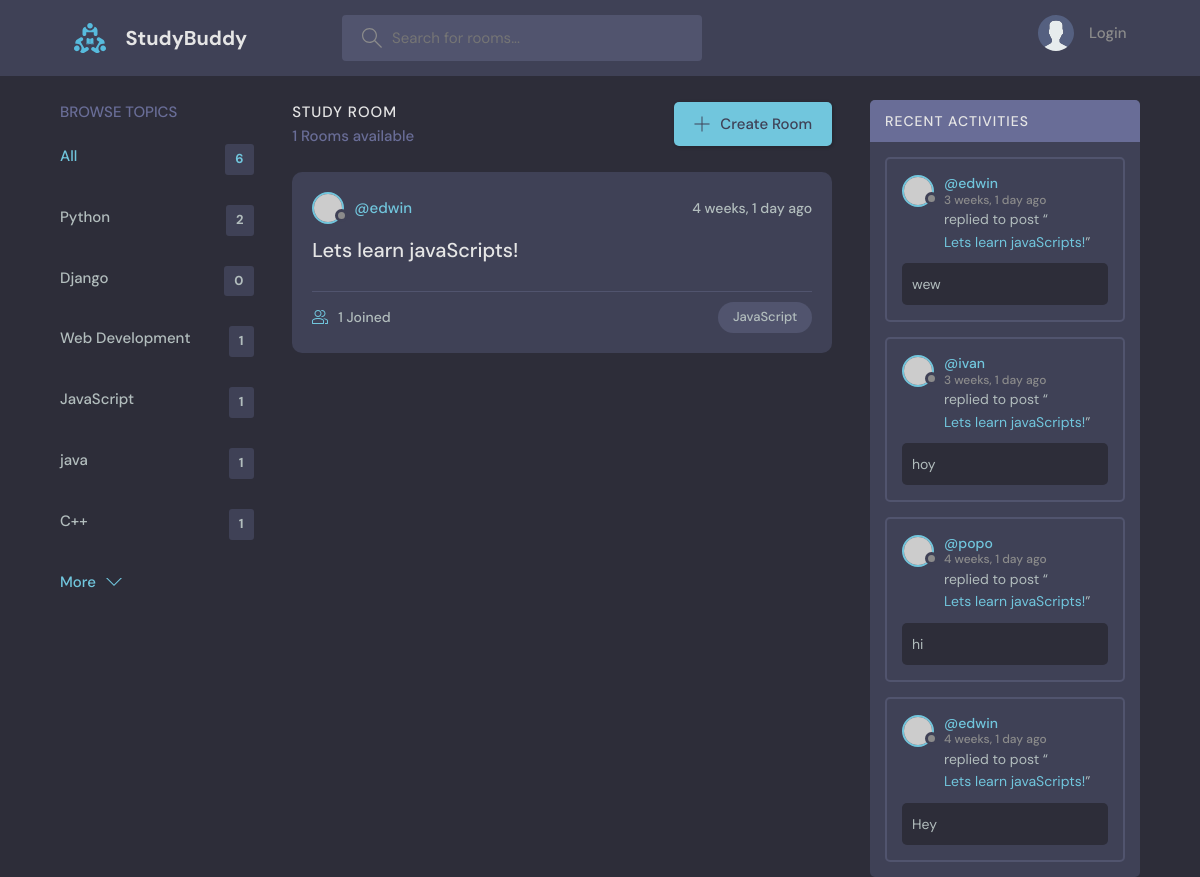
Screenshot of /?q=JavaScript with the database file from the repository.
### base/models.py (models this page shows, shortened)
class Topic(models.Model):
    name = models.CharField(max_length=200)

class Room(models.Model):
    host = models.ForeignKey(User, on_delete=models.SET_NULL, null=True)
    topic = models.ForeignKey(Topic, on_delete=models.SET_NULL, null=True)
    name =  models.CharField(max_length=200)
    description = models.TextField(null=True, blank=True)
    participants = models.ManyToManyField(
        User, related_name='participants', blank=True)
    updated = models.DateTimeField(auto_now=True)
    created = models.DateTimeField(auto_now_add=True)
    class Meta:
        ordering = ['-updated', '-created']
    def __str__(self):
        return self.name

class Message(models.Model):
    user = models.ForeignKey(User, on_delete=models.CASCADE)
    room = models.ForeignKey(Room, on_delete=models.CASCADE)
    body = models.TextField()
    updated = models.DateTimeField(auto_now=True)
    created = models.DateTimeField(auto_now_add=True)
    class Meta:
        ordering = ['-updated', '-created']

### base/views.py (the view)
# urls.py: path("", views.home, name="home"),
def home(request):
    q = request.GET.get('q') if request.GET.get('q') != None else ''
    rooms = Room.objects.filter(
        Q(topic__name__icontains=q) |
        Q(name__icontains=q) |
        Q(description__icontains=q)
        )
    topics = Topic.objects.all()
    room_count = rooms.count()
    room_messages = Message.objects.filter(Q(room__topic__name__icontains=q))
    context = {'rooms': rooms, 'topics':topics,
               'room_count': room_count, 'room_messages':room_messages}
    return render(request, "base/home.html", context)

### base/templates/base/home.html (shortened to what this page needs)
{% extends "main.html" %}
{% block content %}
<main class="layout layout--3">
  <div class="container">
    {% include "base/topics_component.html" %}
    <div class="roomList">
      <div class="roomList__header">
        <div>
          <h2>Study Room</h2>
          <p>{{room_count}} Rooms available</p>
        </div>
        <a class="btn btn--main" href="{% url 'create-room' %}">
          <svg version="1.1" xmlns="http://www.w3.org/2000/svg" width="32" height="32" viewBox="0 0 32 32">
            <title>add</title>
            <path
              d="M16.943 0.943h-1.885v14.115h-14.115v1.885h14.115v14.115h1.885v-14.115h14.115v-1.885h-14.115v-14.115z"
            ></path>
          </svg>
          Create Room
        </a>
      </div>
      {% include "base/feed_component.html" %}
    </div>
    {% include "base/activity_component.html" %}
  </div>
</main>
{% endblock %}

### base/templates/base/topics_component.html
<div class="topics">
    <div class="topics__header">
      <h2>Browse Topics</h2>
    </div>
    <ul class="topics__list">
      <li>
        <a href="{% url "home" %}" class="active">All <span>{{topics.count}}</span></a>
      </li>
      {% for topic in topics %}
      <li>
        <a href="{% url "home" %}?q={{topic.name}}">{{topic.name}} <span>{{topic.room_set.all.count}}</span></a>
      </li>
      {% endfor %}
    </ul>
    <a class="btn btn--link" href="topics.html">
      More
      <svg version="1.1" xmlns="http://www.w3.org/2000/svg" width="32" height="32" viewBox="0 0 32 32">
        <title>chevron-down</title>
        <path d="M16 21l-13-13h-3l16 16 16-16h-3l-13 13z"></path>
      </svg>
    </a>
</div>

### base/templates/base/feed_component.html (shortened to what this page needs)
{% for room in rooms %}
<div class="roomListRoom">
    <div class="roomListRoom__header">
      <a href="{% url 'user-profile' room.host.id %}" class="roomListRoom__author">
        <div class="avatar avatar--small">
          <img src="https://randomuser.me/api/portraits/women/11.jpg" />
        </div>
        <span>@{{room.host.username}}</span>
      </a>
      <div class="roomListRoom__actions">
        <span>{{room.created|timesince}} ago</span>
      </div>
    </div>
    <div class="roomListRoom__content">
      <a href="{% url 'room' room.id %}">{{room.name}}</a>
    </div>
    <div class="roomListRoom__meta">
      <a href="{% url 'room' room.id %}" class="roomListRoom__joined">
        {{room.participants.all.count}} Joined
      </a>
      <p class="roomListRoom__topic">{{room.topic.name}}</p>
    </div>
</div>
{% endfor %}

### base/templates/base/activity_component.html (shortened to what this page needs)
<div class="activities">
    <div class="activities__header">
      <h2>Recent Activities</h2>
    </div>
    {% for message in room_messages %}
    <div class="activities__box">
      <div class="activities__boxHeader roomListRoom__header">
        <a href="{% url "user-profile" message.user.id %}" class="roomListRoom__author">
          <div class="avatar avatar--small">
            <img src="https://randomuser.me/api/portraits/women/11.jpg" />
          </div>
          <p>
            @{{message.user}}
            <span>{{message.created|timesince}} ago</span>
          </p>
        </a>
      </div>
      <div class="activities__boxContent">
        <p>replied to post “<a href="{% url 'room' message.room.id %}">{{message.room}}</a>”</p>
        <div class="activities__boxRoomContent">
          {{message.body}}
        </div>
      </div>
    </div>
    {% endfor %}
  </div>

### rows the page displays
Topic: name "Python", room_set.all.count "2"
Topic: name "Django", room_set.all.count "0"
Topic: name "Web Development", room_set.all.count "1"
Topic: name "JavaScript", room_set.all.count "1"
Topic: name "java", room_set.all.count "1"
Topic: name "C++", room_set.all.count "1"
Room: host.username "edwin", created "4 weeks, 1 day", name "Lets learn javaScripts!", participants.all.count "1", topic.name "JavaScript"
Message: user "edwin", created "3 weeks, 1 day", room "Lets learn javaScripts!", body "wew"
Message: user "ivan", created "3 weeks, 1 day", room "Lets learn javaScripts!", body "hoy"
Message: user "popo", created "4 weeks, 1 day", room "Lets learn javaScripts!", body "hi"
Message: user "edwin", created "4 weeks, 1 day", room "Lets learn javaScripts!", body "Hey"

### other values shown
{{ topics.count }} "6"
{{ room_count }} "1"
